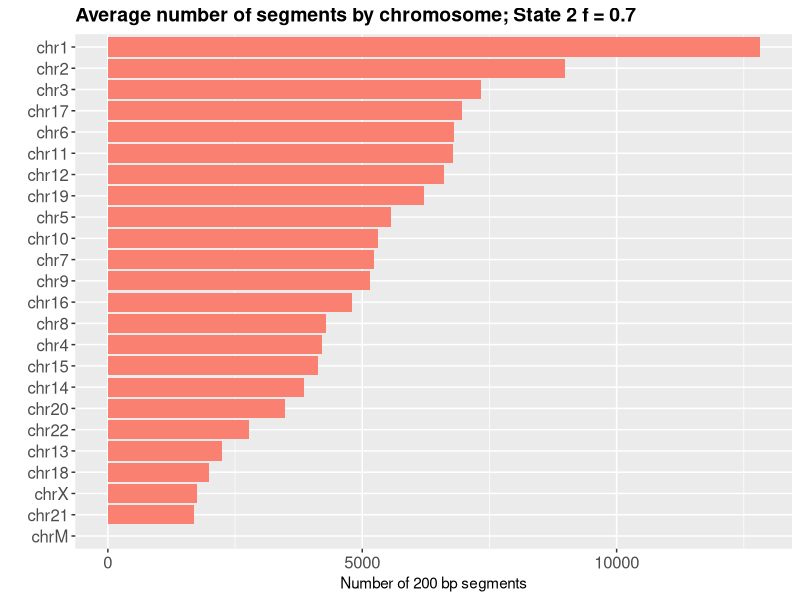

Reproduce this figure in R.
library(ggplot2)
df <- read.table(file= "./bed_E2_filtrado_0.7/by_chr/02_summary_segments.txt")

pdf("./bed_E2_filtrado_0.7/barplot_average_segments.pdf") 
ggplot(data = df, mapping = aes(x = reorder(V2, V1), V1)) + 
  geom_bar(stat = "identity", fill= "salmon")  + coord_flip()+ 
  xlab("")+ ggtitle("Average number of segments by chromosome; State 2 f = 0.7")+
  ylab("Number of 200 bp segments")+
  theme(
    plot.title = element_text(size = 14, face = "bold"), 
    axis.text = element_text(size = 12)
  )
dev.off() 
